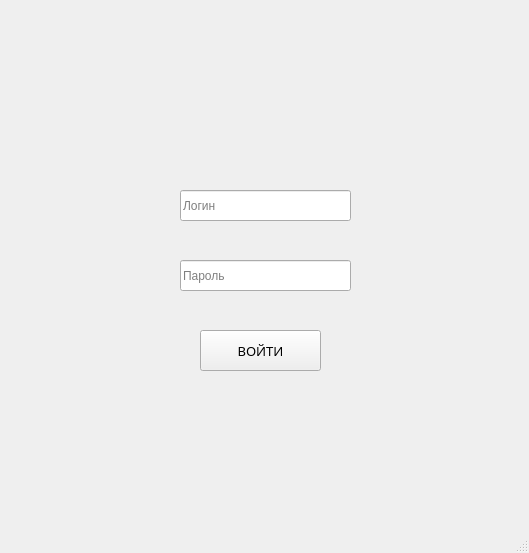
<?xml version="1.0" encoding="UTF-8"?>
<ui version="4.0">
 <class>authorization</class>
 <widget class="QMainWindow" name="authorization">
  <property name="geometry">
   <rect>
    <x>0</x>
    <y>0</y>
    <width>529</width>
    <height>553</height>
   </rect>
  </property>
  <property name="windowTitle">
   <string>MainWindow</string>
  </property>
  <property name="styleSheet">
   <string notr="true"/>
  </property>
  <widget class="QWidget" name="centralwidget">
   <widget class="QLineEdit" name="login">
    <property name="geometry">
     <rect>
      <x>180</x>
      <y>190</y>
      <width>171</width>
      <height>31</height>
     </rect>
    </property>
    <property name="text">
     <string/>
    </property>
    <property name="placeholderText">
     <string>Логин</string>
    </property>
   </widget>
   <widget class="QLineEdit" name="password">
    <property name="geometry">
     <rect>
      <x>180</x>
      <y>260</y>
      <width>171</width>
      <height>31</height>
     </rect>
    </property>
    <property name="placeholderText">
     <string>Пароль</string>
    </property>
   </widget>
   <widget class="QPushButton" name="pushButton">
    <property name="geometry">
     <rect>
      <x>200</x>
      <y>330</y>
      <width>121</width>
      <height>41</height>
     </rect>
    </property>
    <property name="sizeIncrement">
     <size>
      <width>0</width>
      <height>0</height>
     </size>
    </property>
    <property name="font">
     <font>
      <family>Arial Unicode MS</family>
      <pointsize>10</pointsize>
     </font>
    </property>
    <property name="styleSheet">
     <string notr="true"/>
    </property>
    <property name="text">
     <string>ВОЙТИ</string>
    </property>
    <property name="checkable">
     <bool>false</bool>
    </property>
    <property name="autoRepeatDelay">
     <number>300</number>
    </property>
   </widget>
   <zorder>password</zorder>
   <zorder>pushButton</zorder>
   <zorder>login</zorder>
  </widget>
  <widget class="QStatusBar" name="statusbar"/>
 </widget>
 <resources/>
 <connections/>
</ui>
